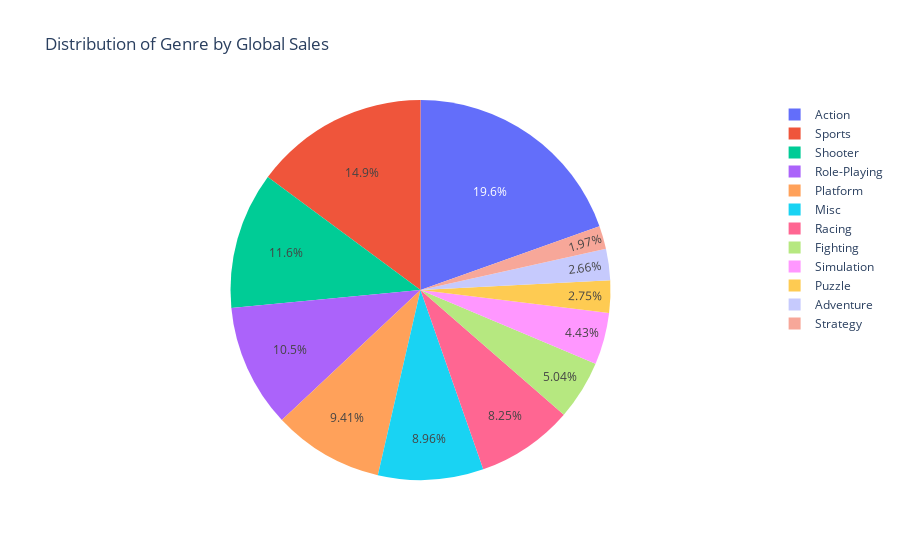

Source (notebook cell):
### Code cell
figPie

### Figure 1 — Plotly figure (JSON) as saved in the notebook; plotly's stock layout.template omitted (floating-point values rounded to 4 significant figures)
{"data": [{"domain": {"x": [0, 1], "y": [0, 1]}, "hovertemplate": "Genre=%{label}<br>Global_Sales=%{value}<extra></extra>", "labels": ["Action", "Adventure", "Fighting", "Misc", "Platform", "Puzzle", "Racing", "Role-Playing", "Shooter", "Simulation", "Sports", "Strategy"], "legendgroup": "", "name": "", "showlegend": true, "type": "pie", "values": [1723.0, 234.6, 444.1, 789.9, 829.1, 242.2, 726.8, 923.8, 1026.0, 390.0, 1309.0, 173.3]}], "layout": {"legend": {"tracegroupgap": 0}, "title": {"text": "Distribution of Genre by Global Sales"}}}
